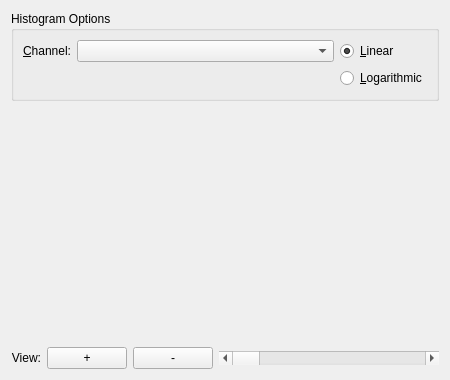
<?xml version="1.0" encoding="UTF-8"?>
<ui version="4.0">
 <class>WdgHistogram</class>
 <widget class="QWidget" name="WdgHistogram">
  <property name="geometry">
   <rect>
    <x>0</x>
    <y>0</y>
    <width>450</width>
    <height>380</height>
   </rect>
  </property>
  <layout class="QVBoxLayout">
   <item>
    <widget class="QGroupBox" name="grpType">
     <property name="title">
      <string>Histogram Options</string>
     </property>
     <layout class="QGridLayout" name="gridLayout_2">
      <item row="0" column="0">
       <layout class="QGridLayout" name="gridLayout">
        <item row="0" column="0">
         <widget class="QLabel" name="lblChannel">
          <property name="text">
           <string>&amp;Channel:</string>
          </property>
          <property name="buddy">
           <cstring>cmbChannel</cstring>
          </property>
         </widget>
        </item>
        <item row="0" column="1">
         <widget class="QComboBox" name="cmbChannel">
          <property name="sizePolicy">
           <sizepolicy hsizetype="Expanding" vsizetype="Fixed">
            <horstretch>0</horstretch>
            <verstretch>0</verstretch>
           </sizepolicy>
          </property>
         </widget>
        </item>
        <item row="0" column="2">
         <widget class="QRadioButton" name="radioLinear">
          <property name="text">
           <string>&amp;Linear</string>
          </property>
          <property name="checked">
           <bool>true</bool>
          </property>
         </widget>
        </item>
        <item row="1" column="0">
         <spacer name="spacer2">
          <property name="orientation">
           <enum>Qt::Vertical</enum>
          </property>
          <property name="sizeType">
           <enum>QSizePolicy::Preferred</enum>
          </property>
          <property name="sizeHint" stdset="0">
           <size>
            <width>20</width>
            <height>21</height>
           </size>
          </property>
         </spacer>
        </item>
        <item row="1" column="1">
         <spacer name="spacer1">
          <property name="orientation">
           <enum>Qt::Vertical</enum>
          </property>
          <property name="sizeType">
           <enum>QSizePolicy::Preferred</enum>
          </property>
          <property name="sizeHint" stdset="0">
           <size>
            <width>20</width>
            <height>20</height>
           </size>
          </property>
         </spacer>
        </item>
        <item row="1" column="2">
         <widget class="QRadioButton" name="radioLog">
          <property name="text">
           <string>&amp;Logarithmic</string>
          </property>
         </widget>
        </item>
       </layout>
      </item>
     </layout>
    </widget>
   </item>
   <item>
    <widget class="KisHistogramView" name="m_histogramView">
     <property name="sizePolicy">
      <sizepolicy hsizetype="Expanding" vsizetype="Expanding">
       <horstretch>0</horstretch>
       <verstretch>0</verstretch>
      </sizepolicy>
     </property>
     <property name="minimumSize">
      <size>
       <width>256</width>
       <height>150</height>
      </size>
     </property>
    </widget>
   </item>
   <item>
    <layout class="QHBoxLayout">
     <property name="margin">
      <number>0</number>
     </property>
     <item>
      <widget class="QLabel" name="textLabel1">
       <property name="text">
        <string>View:</string>
       </property>
       <property name="alignment">
        <set>Qt::AlignRight|Qt::AlignTrailing|Qt::AlignVCenter</set>
       </property>
      </widget>
     </item>
     <item>
      <widget class="QPushButton" name="zoomIn">
       <property name="sizePolicy">
        <sizepolicy hsizetype="Preferred" vsizetype="Preferred">
         <horstretch>0</horstretch>
         <verstretch>0</verstretch>
        </sizepolicy>
       </property>
       <property name="text">
        <string>+</string>
       </property>
      </widget>
     </item>
     <item>
      <widget class="QPushButton" name="zoomOut">
       <property name="sizePolicy">
        <sizepolicy hsizetype="Preferred" vsizetype="Preferred">
         <horstretch>0</horstretch>
         <verstretch>0</verstretch>
        </sizepolicy>
       </property>
       <property name="text">
        <string>-</string>
       </property>
      </widget>
     </item>
     <item>
      <widget class="QScrollBar" name="currentView">
       <property name="sizePolicy">
        <sizepolicy hsizetype="Expanding" vsizetype="Fixed">
         <horstretch>0</horstretch>
         <verstretch>0</verstretch>
        </sizepolicy>
       </property>
       <property name="orientation">
        <enum>Qt::Horizontal</enum>
       </property>
      </widget>
     </item>
    </layout>
   </item>
  </layout>
 </widget>
 <customwidgets>
  <customwidget>
   <class>KisHistogramView</class>
   <extends></extends>
   <header>kis_histogram_view.h</header>
  </customwidget>
 </customwidgets>
 <resources/>
 <connections/>
</ui>
